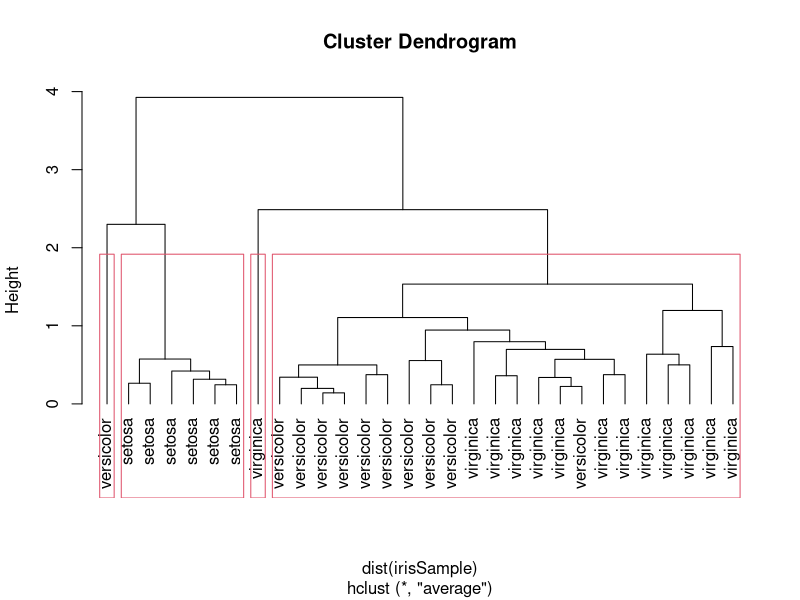

This chart was generated by the following R code:
#hierarchical clustering
id1 <- sample(1:dim(iris)[1], 30) #taking 30 observations
id1
irisSample <- iris[id1,]  #extracting those 30 points
irisSample$Species <- NULL
irisSample
hc <- hclust(dist(irisSample), method="ave") #ave,single
plot(hc, hang = -1, labels=iris$Species[id1])
# cut tree into 4 clusters
rect.hclust(hc, k=4)
groups <- cutree(hc, k=4) #store observation placement in cluster
groups

?hclust
